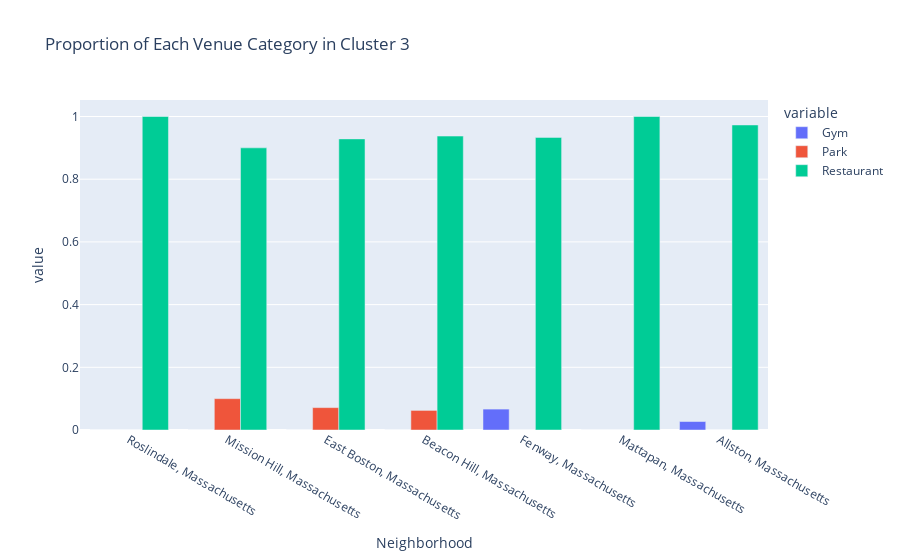

The code cell stored with this chart in its notebook:
### Markdown cell above
CLUSTER 3:

### Code cell
#Cluster 3
#create dataframe for graphing
cluster3_df = pd.DataFrame(columns = ['Neighborhood','Gym', 'Park', 'Restaurant'])
cluster3_df['Gym'] = Cluster3['Gym']
cluster3_df['Park'] = Cluster3['Park']
cluster3_df['Restaurant'] = Cluster3['Restaurant']
cluster3_df['Neighborhood'] = Cluster3['Address']


#make graph
fig3 = px.bar(cluster3_df, x = "Neighborhood", y = ['Gym', 'Park', 'Restaurant'], barmode= 'group', title = 'Proportion of Each Venue Category in Cluster 3')
fig3.show()

### Figure 1 — Plotly figure (JSON) as saved in the notebook; plotly's stock layout.template omitted (floating-point values rounded to 4 significant figures)
{"data": [{"alignmentgroup": "True", "hovertemplate": "variable=Gym<br>Neighborhood=%{x}<br>value=%{y}<extra></extra>", "legendgroup": "Gym", "marker": {"color": "#636efa"}, "name": "Gym", "offsetgroup": "Gym", "orientation": "v", "showlegend": true, "textposition": "auto", "type": "bar", "x": ["Roslindale, Massachusetts", "Mission Hill, Massachusetts", "East Boston, Massachusetts", "Beacon Hill, Massachusetts", "Fenway, Massachusetts", "Mattapan, Massachusetts", "Allston, Massachusetts"], "xaxis": "x", "y": [0, 0, 0, 0, 0.06667, 0, 0.02703], "yaxis": "y"}, {"alignmentgroup": "True", "hovertemplate": "variable=Park<br>Neighborhood=%{x}<br>value=%{y}<extra></extra>", "legendgroup": "Park", "marker": {"color": "#EF553B"}, "name": "Park", "offsetgroup": "Park", "orientation": "v", "showlegend": true, "textposition": "auto", "type": "bar", "x": ["Roslindale, Massachusetts", "Mission Hill, Massachusetts", "East Boston, Massachusetts", "Beacon Hill, Massachusetts", "Fenway, Massachusetts", "Mattapan, Massachusetts", "Allston, Massachusetts"], "xaxis": "x", "y": [0, 0.1, 0.07143, 0.0625, 0, 0, 0], "yaxis": "y"}, {"alignmentgroup": "True", "hovertemplate": "variable=Restaurant<br>Neighborhood=%{x}<br>value=%{y}<extra></extra>", "legendgroup": "Restaurant", "marker": {"color": "#00cc96"}, "name": "Restaurant", "offsetgroup": "Restaurant", "orientation": "v", "showlegend": true, "textposition": "auto", "type": "bar", "x": ["Roslindale, Massachusetts", "Mission Hill, Massachusetts", "East Boston, Massachusetts", "Beacon Hill, Massachusetts", "Fenway, Massachusetts", "Mattapan, Massachusetts", "Allston, Massachusetts"], "xaxis": "x", "y": [1, 0.9, 0.9286, 0.9375, 0.9333, 1, 0.973], "yaxis": "y"}], "layout": {"barmode": "group", "legend": {"title": {"text": "variable"}, "tracegroupgap": 0}, "title": {"text": "Proportion of Each Venue Category in Cluster 3"}, "xaxis": {"anchor": "y", "domain": [0, 1], "title": {"text": "Neighborhood"}}, "yaxis": {"anchor": "x", "domain": [0, 1], "title": {"text": "value"}}}}
